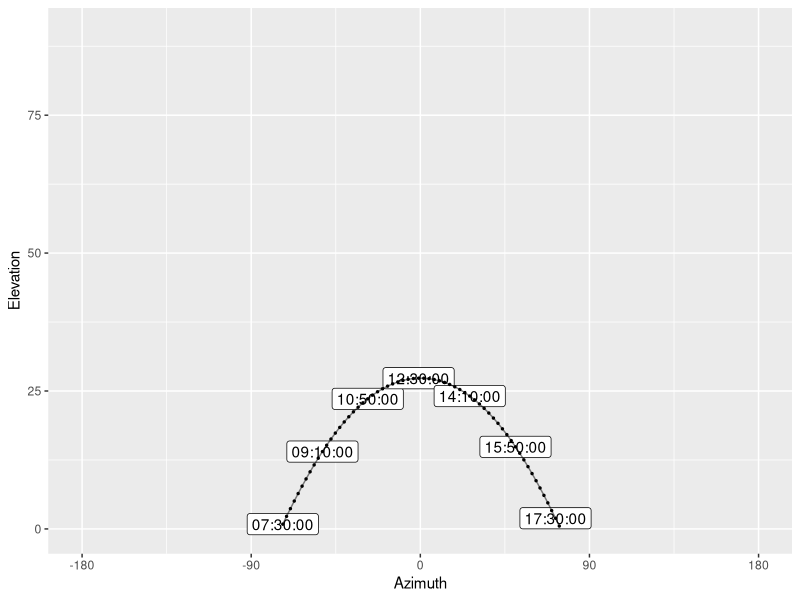

R code for this plot: (Note: this script raises an error after producing the figure.)
library(tidyverse)

gradToRad <- function(value){
  value/360*(2*pi)
}

diff180 <- function(value){
  value-180
}

calculateEfficiency <- function(alpha, beta){
  x <- 1/sin(alpha) # hier sinus, weil dieser Winkel aus Daten kommt
  y <- 1/cos(beta) # hier Cosinus, weil dieser Winkel anders ist
  
  x*y
}

# https://www.sunearthtools.com/dp/tools/pos_sun.php

solar_winkel <- read_delim('SunPath.csv', delim = ";", skip = 3) %>%
  filter(Elevation > 0) %>%
  mutate(time_diff_sec = Stunde - Stunde[[1]]) %>%
  #mutate_at(c("Azimuth"), diff180) %>%
  mutate(kippwinkel = 90 - Elevation) %>%
  mutate_at(c("Azimuth"), function(x) x-180) %>% # Lösung über anonyme Funktion, um auszuprobieren
  mutate(ElevationRad = gradToRad(Elevation)) %>%
  mutate(AzimuthRad = gradToRad(Azimuth)) %>%
  mutate(kippwinkel_rad = gradToRad(kippwinkel))
#  mutate(projectedArea = calculateEfficiency(ElevationRad, AzimuthRad))

ggplot(solar_winkel, aes(x = Azimuth, y = Elevation)) +
  geom_label(data = solar_winkel[seq(1, nrow(solar_winkel), 10),], aes(label = Stunde)) +
  geom_line(alpha = 0.5) +
  geom_point(size = 0.5) +
  scale_y_continuous(limits = c(0,90)) +
  scale_x_continuous(limits = c(-180,180), breaks = c(-180,-90,0,90,180))

#ggsave("sonnenstand.png", width = 10, height = 5, dpi = 200)

ggplot(solar_winkel, aes(x = Stunde, y = projectedArea)) +
  geom_line() +
  geom_hline(yintercept = 1) +
  labs(
    x = "Uhrzeit",
    y = "Flächenunterschied"
  ) +
  scale_y_continuous(limits = c(0,10))

#ggsave("einstrahlfläche.png", width = 10, height = 5, dpi = 200)

nachfuehr_wert <- berechne_kurvenflaeche(solar_winkel$time_diff_sec, solar_winkel$projectedArea)
liegen_wert <- berechne_kurvenflaeche(solar_winkel$time_diff_sec, 1)
# "Tagesbilanz", also Prozentualer Gesamtunterschied berechnen
# Optimierungsfunktion für besten Starren Winkel
# Strahlung mit "1 Watt"
